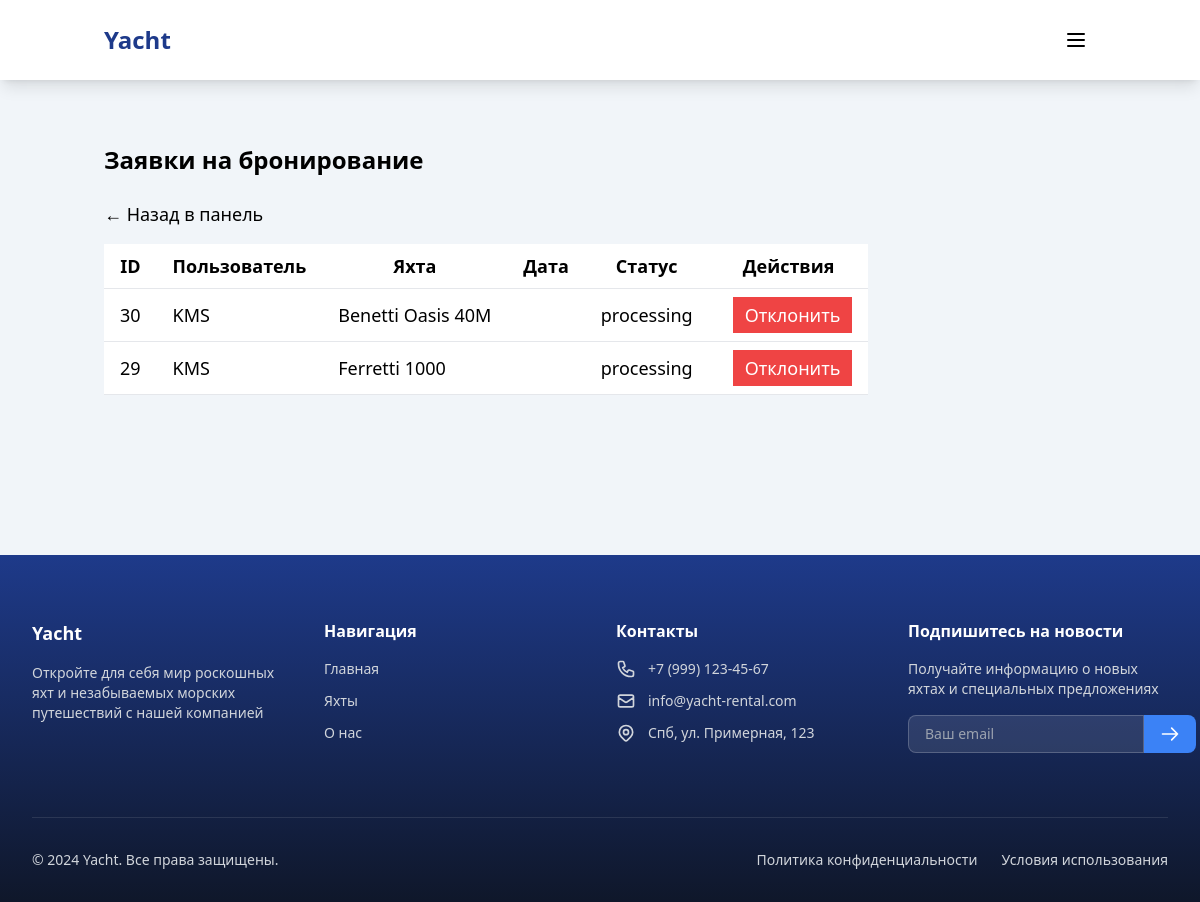
Page /custom-admin/bookings/ (signed in) on the committed database.
### general/models.py (models this page shows, shortened)
class Booking(models.Model):
    yacht = models.ForeignKey(Yacht, on_delete=models.CASCADE, related_name='bookings')
    user = models.ForeignKey(User, on_delete=models.CASCADE)
    start_date = models.DateField()
    end_date = models.DateField()
    is_cancelled = models.BooleanField(default=False)
    STATUS_CHOICES = [
        ('pending', 'В ожидании'),
        ('processing', 'В обработке'),
        ('accepted', 'Принято'),
        ('rejected', 'Отклонено'),
    ]
    status = models.CharField(max_length=20, choices=STATUS_CHOICES, default='pending')
    reject_reason = models.TextField(blank=True, null=True)

class Yacht(models.Model):
    name = models.CharField(max_length=100)
    description = models.TextField()
    price_per_day = models.DecimalField(max_digits=10, decimal_places=2)
    main_photo = models.ImageField(upload_to='media/yachts/', blank=True, null=True)
    location = models.CharField(max_length=100, blank=True, null=True)
    latitude = models.DecimalField(max_digits=25, decimal_places=20, blank=True, null=True)  # Широта
    longitude = models.DecimalField(max_digits=25, decimal_places=20, blank=True, null=True)  # Долгота
    displacement = models.CharField(max_length=100, blank=True, null=True)  # Водоизмещение
    fuel_capacity = models.PositiveIntegerField(blank=True, null=True)  # Запас топлива
    water_capacity = models.PositiveIntegerField(blank=True, null=True)  # Запас пресной воды
    max_passengers = models.PositiveIntegerField(blank=True, null=True)  # Макс пассажиров
    cabins = models.PositiveIntegerField(blank=True, null=True)  # Кол-во кают
    guest_beds = models.PositiveIntegerField(blank=True, null=True)  # Спальных мест для гостей
    bathrooms = models.PositiveIntegerField(blank=True, null=True)  # Санузлы
    crew = models.PositiveIntegerField(blank=True, null=True)  # Экипаж
    length = models.DecimalField(max_digits=5, decimal_places=2, blank=True, null=True)  # Длина
    power = models.PositiveIntegerField(blank=True, null=True)  # Мощность двигателя
    def __str__(self):
        return self.name

### general/views.py (the view)
# urls.py: path('custom-admin/bookings/', views.admin_bookings, name='admin_bookings'),
@user_passes_test(is_admin)
def admin_bookings(request):
    bookings = Booking.objects.all().order_by('-id')
    return render(request, 'custom_admin/bookings.html', {'bookings': bookings})

### general/views.py (called while the page is built)
def is_admin(user):
    return user.is_superuser or user.is_staff

### templates/custom_admin/bookings.html (shortened to what this page needs)
{% extends 'base.html' %} {% block content %}
<div class="container mx-auto py-8">
  <h1 class="text-2xl font-bold mb-6">Заявки на бронирование</h1>
  <a
    href="{% url 'custom_admin_dashboard' %}"
    class="text-blue-500 hover:underline mb-4 inline-block"
    >&larr; Назад в панель</a
  >
  <table class="min-w-full bg-white rounded shadow">
    <thead>
      <tr>
        <th class="py-2 px-4 border-b">ID</th>
        <th class="py-2 px-4 border-b">Пользователь</th>
        <th class="py-2 px-4 border-b">Яхта</th>
        <th class="py-2 px-4 border-b">Дата</th>
        <th class="py-2 px-4 border-b">Статус</th>
        <th class="py-2 px-4 border-b">Действия</th>
      </tr>
    </thead>
    <tbody>
      {% for booking in bookings %}
      <tr>
        <td class="py-2 px-4 border-b">{{ booking.id }}</td>
        <td class="py-2 px-4 border-b">{{ booking.user }}</td>
        <td class="py-2 px-4 border-b">{{ booking.yacht }}</td>
        <td class="py-2 px-4 border-b">{{ booking.date }}</td>
        <td class="py-2 px-4 border-b">{{ booking.status }}</td>
        <td class="py-2 px-4 border-b">
           {% if booking.status != 'rejected' %}
          <button
            type="button"
            class="bg-red-500 text-white px-3 py-1 rounded hover:bg-red-600 transition ml-2"
            onclick="openRejectModal({{ booking.id }})"
          >
            Отклонить
          </button>
          {% endif %}
        </td>
      </tr>
      {% empty %}
      <tr>
        <td colspan="6" class="py-4 text-center text-gray-500">Заявок нет</td>
      </tr>
      {% endfor %}
    </tbody>
  </table>
</div>
{% endblock %}

### general/static/src/styles.css (style rules this page uses)
html, :host { line-height: 1.5; -webkit-text-size-adjust: 100%; -moz-tab-size: 4; -o-tab-size: 4; tab-size: 4; font-family: ui-sans-serif, system-ui, sans-serif, "Apple Color Emoji", "Segoe UI Emoji", "Segoe UI Symbol", "Noto Color Emoji"; font-feature-settings: normal; font-variation-settings: normal; -webkit-tap-highlight-color: transparent; }
body { margin: 0; line-height: inherit; }
h1, h2, h3, h4, h5, h6 { font-size: inherit; font-weight: inherit; }
a { color: inherit; text-decoration: inherit; }
table { text-indent: 0; border-color: inherit; border-collapse: collapse; }
button, input, optgroup, select, textarea { font-family: inherit; font-feature-settings: inherit; font-variation-settings: inherit; font-size: 100%; font-weight: inherit; line-height: inherit; letter-spacing: inherit; color: inherit; margin: 0; padding: 0; }
button, select { text-transform: none; }
button, input:where([type='button']), input:where([type='reset']), input:where([type='submit']) { -webkit-appearance: button; background-color: transparent; background-image: none; }
blockquote, dl, dd, h1, h2, h3, h4, h5, h6, hr, figure, p, pre { margin: 0; }
button, [role="button"] { cursor: pointer; }
:root { --color-primary: #1e3a8a; --color-primary-dark: #172554; --color-secondary: #0f172a; --color-accent: #3b82f6; --color-bg: #f8fafc; --color-border: #e2e8f0; --color-text-muted: #64748b; --color-text: #1e293b; --color-error: #ef4444; --color-warning: #f59e0b; --color-success: #0ea5e9; --color-info: #3b82f6; }
.container { width: 100%; }
@media (min-width: 640px) { .container { max-width: 640px; } }
@media (min-width: 768px) { .container { max-width: 768px; } }
@media (min-width: 1024px) { .container { max-width: 1024px; } }
.mx-auto { margin-left: auto; margin-right: auto; }
.mb-4 { margin-bottom: 1rem; }
.mb-6 { margin-bottom: 1.5rem; }
.ml-2 { margin-left: 0.5rem; }
.inline-block { display: inline-block; }
.flex { display: flex; }
.min-h-screen { min-height: 100vh; }
.flex-col { flex-direction: column; }
.border-b { border-bottom-width: 1px; }
.bg-red-500 { --tw-bg-opacity: 1; background-color: rgb(239 68 68 / var(--tw-bg-opacity, 1)); }
.bg-slate-100 { --tw-bg-opacity: 1; background-color: rgb(241 245 249 / var(--tw-bg-opacity, 1)); }
.bg-white { --tw-bg-opacity: 1; background-color: rgb(255 255 255 / var(--tw-bg-opacity, 1)); }
.px-3 { padding-left: 0.75rem; padding-right: 0.75rem; }
.px-4 { padding-left: 1rem; padding-right: 1rem; }
.py-1 { padding-top: 0.25rem; padding-bottom: 0.25rem; }
.py-2 { padding-top: 0.5rem; padding-bottom: 0.5rem; }
.py-8 { padding-top: 2rem; padding-bottom: 2rem; }
.text-2xl { font-size: 1.5rem; line-height: 2rem; }
.text-base { font-size: 1rem; line-height: 1.5rem; }
.font-bold { font-weight: 700; }
.text-white { --tw-text-opacity: 1; color: rgb(255 255 255 / var(--tw-text-opacity, 1)); }
.transition { transition-property: color, background-color, border-color, text-decoration-color, fill, stroke, opacity, box-shadow, transform, filter, -webkit-backdrop-filter; transition-property: color, background-color, border-color, text-decoration-color, fill, stroke, opacity, box-shadow, transform, filter, backdrop-filter; transition-property: color, background-color, border-color, text-decoration-color, fill, stroke, opacity, box-shadow, transform, filter, backdrop-filter, -webkit-backdrop-filter; transition-timing-function: cubic-bezier(0.4, 0, 0.2, 1); transition-duration: 150ms; }
@media (min-width: 640px) { .sm\:text-lg { font-size: 1.125rem; line-height: 1.75rem; } }
@media (min-width: 1024px) { .lg\:text-lg { font-size: 1.125rem; line-height: 1.75rem; } }

### rows in the picture
Booking: id "30", user "KMS", yacht "Benetti Oasis 40M", status "processing"
Booking: id "29", user "KMS", yacht "Ferretti 1000", status "processing"
